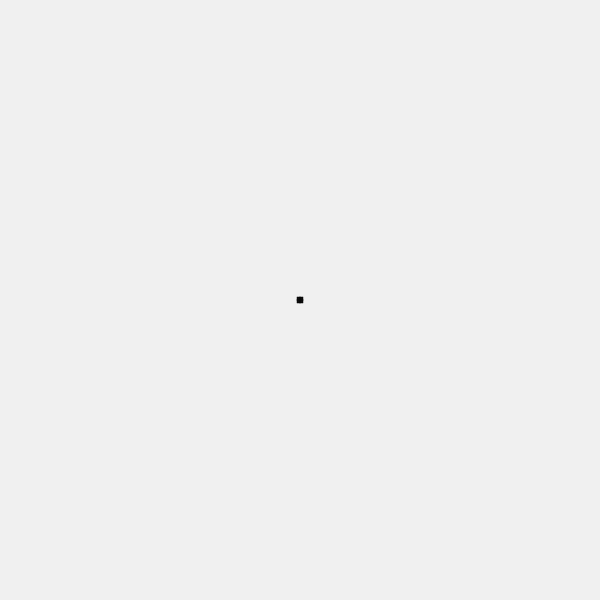
Frame 1 (no input)
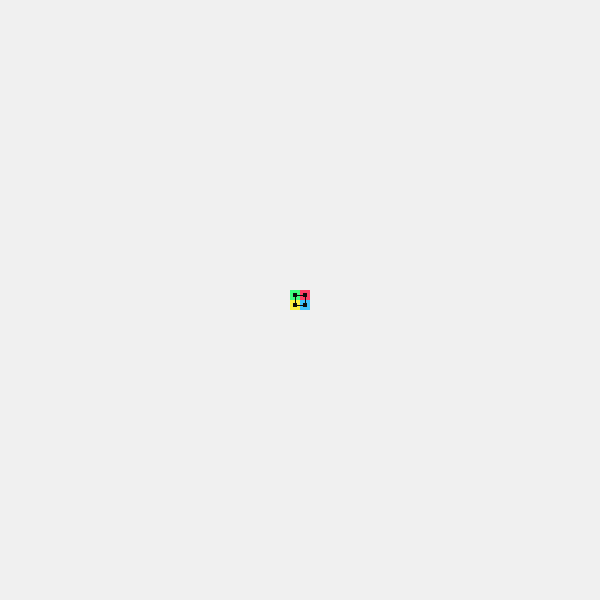
Frame 60 (the mouse pressed at the canvas centre just before this capture)
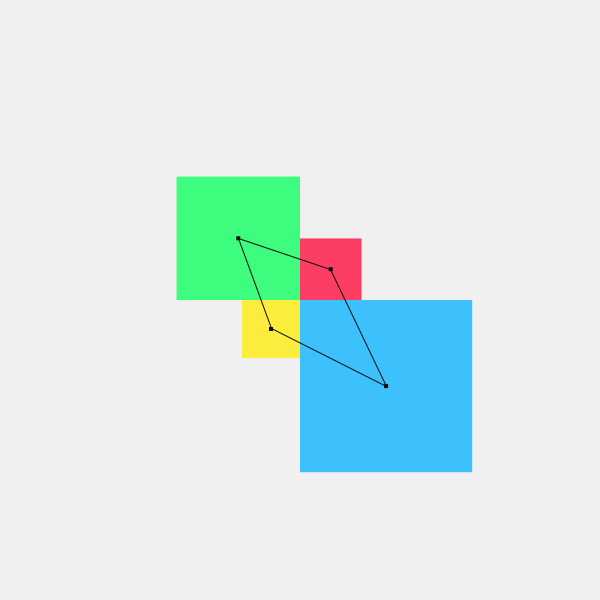
Frame 120 (the mouse held since frame 60 and released just before this capture)

The Processing sketch that drew these frames (run headless with seeded random() and noise(); from frame 60 on, the mouse is pressed at the canvas centre):

// Processing sketch: Cubitos
// ── Cubitos.pde
Nodo n[];

void setup() {
  size(600, 600);
  n = new Nodo[4];
  for (int i = 0; i < n.length; i++) {
    n[i] = new Nodo(10);
  }
}

void draw() {
  background(240);
  //noStroke();
  //fill(240, 100);
  //rect(300,300,width,height);

  for (int i = 0; i < n.length; i++) {
    n[i].update();
  }

  if (frameCount%60 == 0) {
    for (int i = 0; i < n.length; i++) {
      n[i].changeVal(random(20, 180));
    }
  }
  /*
  ellipse(width/2, height/2, n.view, n.view);
   */
  noStroke();
  fill(#3DFC7E);

  float t[] = {
    n[0].view, n[1].view, n[2].view, n[3].view
  };
  float x[] = new float[4];
  float y[] = new float[4];
  color c[] = {
    #3DFC7E, #FC3D64, #3DC1FC, #FCED3D
  };

  float tt = n[0].view;
  x[0] = width/2-tt/2;
  y[0] = height/2-tt/2;
  tt = n[1].view;
  x[1] = width/2+tt/2;
  y[1] = height/2-tt/2;
  tt = n[2].view;
  x[2] = width/2+tt/2;
  y[2] = height/2+tt/2;
  tt = n[3].view;
  x[3] = width/2-tt/2;
  y[3] = height/2+tt/2;

  rectMode(CENTER);
  for (int i = 0; i < 4; i++) {
    fill(c[i]);
    rect(x[i], y[i], t[i], t[i]);
  }

  for (int i = 0; i < 4; i++) {
    fill(10);
    //strokeWeight(1.5);
    stroke(10);
    line(x[i], y[i], x[(i+1)%4], y[(i+1)%4]);
    noStroke();
    rect(x[i], y[i], 4, 4);
  }
  /*
  t = n[1].view;
   fill(c[1]);
   rect(width/2, height/2-t, t, t);
   t = n[2].view;
   fill(c[2]);
   rect(width/2, height/2, t, t);
   t = n[3].view;
   fill(c[3]);
   rect(width/2-t, height/2, t, t);
   
   fill(10);
   rect(x, y, 4, 4);
   */
}

class Nodo {
  float val, view;
  Nodo(float val) {
    this.val = val;
    view = 0;
  }
  void update() {
    view += (val-view)/4;
  }
  void changeVal(float val) {
    this.val = val;
  }
}
